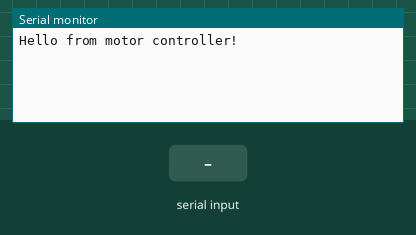
Bench run of a sketch on a simulated Arduino Uno, built with avr-gcc and run on an emulated ATmega328P. On the bench: the last lines printed to the serial monitor. Inputs (shaded band) come from the test bench.

Above: at 1.2 s.
1.3 s: byte 30 received over Serial
At 2.2 s:
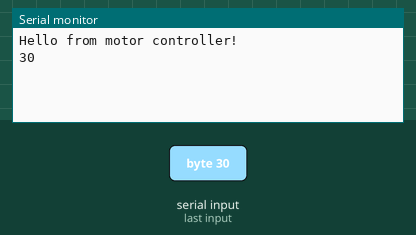
2.8 s: byte 90 received over Serial
At 3.3 s:
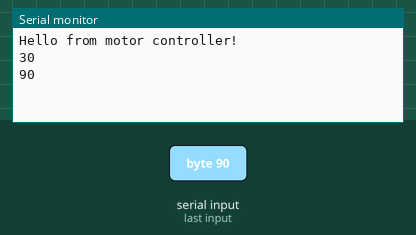
4.3 s: byte 120 received over Serial
At 5.7 s:
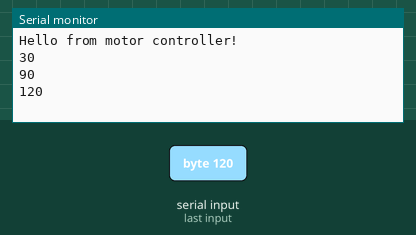

The sketch:

serial_test.ino
```cpp
void setup() {
  // put your setup code here, to run once:

    Serial.begin(9600);
    Serial.println("Hello from motor controller!");
}

unsigned long last_output_time = 0;

void loop() {
  // put your main code here, to run repeatedly:

    if (Serial.available())
    {
        delay(3);
        unsigned long t1 = millis();
        int8_t in = Serial.read();
        Serial.println(in);
    }
}
```

Measured:
- after the input at 1.3 s, the serial monitor: prints a new line at once (image 1)
- after the input at 2.8 s, the serial monitor: prints a new line at once (image 2)
- after the input at 4.3 s, the serial monitor: prints a new line at once (image 3)
